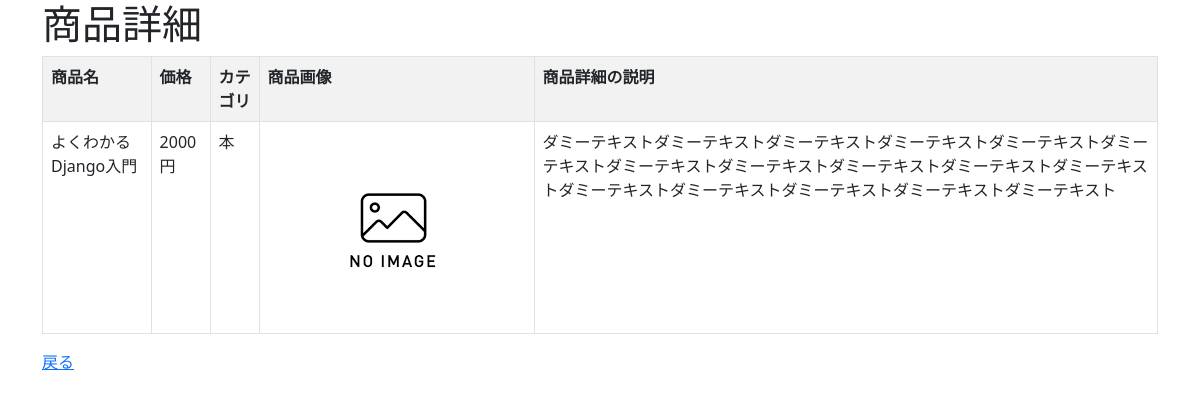
The app's page /crud/detail/1 with its own data.
### crud/models.py (models this page shows, shortened)
class Product(models.Model):
    name = models.CharField(max_length=200)
    price = models.PositiveIntegerField()
    category = models.ForeignKey(Category, on_delete=models.CASCADE)
    img = models.ImageField(blank=True, default="noImage.png")
    description = models.TextField(blank=True, null=True)

class Category(models.Model):
    name = models.CharField(max_length=200)
    def __str__(self):
        return self.name

### crud/views.py (the view)
# urls.py: path('crud/detail/<int:pk>', views.ProductDetailView.as_view(), name="detail"),
class ProductDetailView(DetailView):
    model = Product
    template_name = "crud/product_detail.html"

### crud/templates/crud/product_detail.html (shortened to what this page needs)
{% extends "base.html" %}
{% block content %}
<h1>商品詳細</h1>
<table class="table table-striped table-hover table-bordered">
    <thred>
        <tr>
            <th>商品名</th>
            <th>価格</th>
            <th>カテゴリ</th>
            <th>商品画像</th>
            <th>商品詳細の説明</th>
        </tr>
    </thred>
    <tr>
        <td>{{ object.name }}</td>
        <td>{{ object.price }}円</td>
        <td>{{ object.category }}</td>
        <td><img src="{{ object.img.url }}" style="width:100px height:auto;"></td>
        <td>{{ object.description }}</td>
    </tr>
</table>
<a href="{% url 'list' %}">戻る</a>
{% endblock %}

### records on screen
Product: name "よくわかるDjango入門", price "2000", category "本", img (placeholder picture), description "ダミーテキストダミーテキストダミーテキストダミーテキストダミーテキストダミーテキストダミーテキストダミーテキストダミーテキストダミーテキストダミーテキストダミーテキストダミーテキストダミーテキストダミーテキストダミーテキスト"
